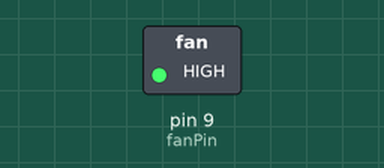
This sketch was run on a simulated Arduino Uno, built with avr-gcc and run on an emulated ATmega328P. Shown: switched loads named in the sketch (green lamp = pin HIGH).

Above: at 1.0 s.
At 3.0 s:
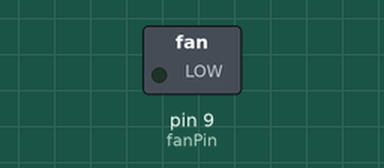
Timing chart, 0 to 5.2 s (numbered marks = the images above):
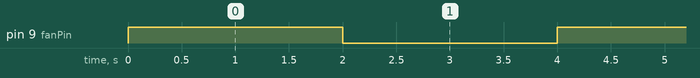

Measured:
- by itself, pin 9 (fanPin): alternates HIGH for 2.0 s and LOW for 2.0 s

The sketch:

fan.ino
```cpp
int fanPin = 9;  // Arduino pin controlling transistor

void setup() {
  pinMode(fanPin, OUTPUT);
}

void loop() {
  // Turn fan ON
  digitalWrite(fanPin, HIGH);
  delay(2000); // fan runs for 2 seconds

  // Turn fan OFF
  digitalWrite(fanPin, LOW);
  delay(2000); // fan off for 2 seconds
}
```
